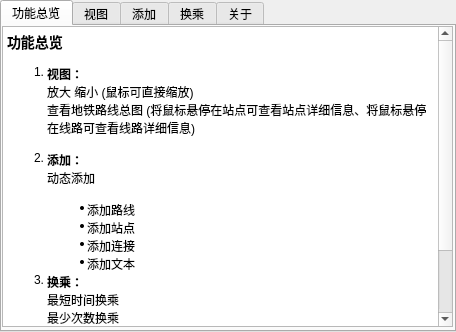
<?xml version="1.0" encoding="UTF-8"?>
<ui version="4.0">
 <class>Usehelp</class>
 <widget class="QTabWidget" name="Usehelp">
  <property name="geometry">
   <rect>
    <x>0</x>
    <y>0</y>
    <width>456</width>
    <height>332</height>
   </rect>
  </property>
  <property name="windowTitle">
   <string>TabWidget</string>
  </property>
  <property name="currentIndex">
   <number>0</number>
  </property>
  <widget class="QWidget" name="tab1">
   <attribute name="title">
    <string>功能总览</string>
   </attribute>
   <widget class="QTextBrowser" name="textBrowser_1">
    <property name="geometry">
     <rect>
      <x>0</x>
      <y>0</y>
      <width>451</width>
      <height>301</height>
     </rect>
    </property>
    <property name="html">
     <string>&lt;!DOCTYPE HTML PUBLIC &quot;-//W3C//DTD HTML 4.0//EN&quot; &quot;http://www.w3.org/TR/REC-html40/strict.dtd&quot;&gt;
&lt;html&gt;&lt;head&gt;&lt;meta name=&quot;qrichtext&quot; content=&quot;1&quot; /&gt;&lt;style type=&quot;text/css&quot;&gt;
p, li { white-space: pre-wrap; }
&lt;/style&gt;&lt;/head&gt;&lt;body style=&quot; font-family:'SimSun'; font-size:9pt; font-weight:400; font-style:normal;&quot;&gt;
&lt;p style=&quot; margin-top:14px; margin-bottom:12px; margin-left:0px; margin-right:0px; -qt-block-indent:0; text-indent:0px;&quot;&gt;&lt;span style=&quot; font-size:large; font-weight:600;&quot;&gt;功能总览&lt;/span&gt; &lt;/p&gt;
&lt;ol style=&quot;margin-top: 0px; margin-bottom: 0px; margin-left: 0px; margin-right: 0px; -qt-list-indent: 1;&quot;&gt;&lt;li style=&quot; margin-top:12px; margin-bottom:0px; margin-left:0px; margin-right:0px; -qt-block-indent:0; text-indent:0px;&quot;&gt;&lt;span style=&quot; font-weight:600;&quot;&gt;视图：&lt;/span&gt;&lt;/li&gt;
&lt;p style=&quot; margin-top:0px; margin-bottom:0px; margin-left:0px; margin-right:0px; -qt-block-indent:1; text-indent:0px;&quot;&gt;放大&lt;img src=&quot;:/icon/myicon/enlarge.png&quot; height=&quot;24&quot; /&gt; 缩小&lt;img src=&quot;:/icon/myicon/narrow.png&quot; height=&quot;24&quot; /&gt; (鼠标可直接缩放)&lt;br /&gt;查看地铁路线总图&lt;img src=&quot;:/icon/myicon/metronet.png&quot; height=&quot;24&quot; /&gt; (将鼠标悬停在站点可查看站点详细信息、将鼠标悬停在线路可查看线路详细信息)&lt;br /&gt;&lt;/p&gt;
&lt;li style=&quot; margin-top:0px; margin-bottom:0px; margin-left:0px; margin-right:0px; -qt-block-indent:0; text-indent:0px;&quot;&gt;&lt;span style=&quot; font-weight:600;&quot;&gt;添加：&lt;/span&gt;&lt;/li&gt;
&lt;p style=&quot; margin-top:0px; margin-bottom:0px; margin-left:0px; margin-right:0px; -qt-block-indent:1; text-indent:0px;&quot;&gt;动态添加&lt;img src=&quot;:/icon/myicon/dynamicadd.png&quot; height=&quot;24&quot; /&gt;&lt;br /&gt;&lt;/p&gt;
&lt;ul style=&quot;margin-top: 0px; margin-bottom: 0px; margin-left: 0px; margin-right: 0px; -qt-list-indent: 2;&quot;&gt;&lt;li style=&quot; margin-top:0px; margin-bottom:0px; margin-left:0px; margin-right:0px; -qt-block-indent:0; text-indent:0px;&quot;&gt;添加路线 &lt;/li&gt;
&lt;li style=&quot; margin-top:0px; margin-bottom:0px; margin-left:0px; margin-right:0px; -qt-block-indent:0; text-indent:0px;&quot;&gt;添加站点 &lt;/li&gt;
&lt;li style=&quot; margin-top:0px; margin-bottom:0px; margin-left:0px; margin-right:0px; -qt-block-indent:0; text-indent:0px;&quot;&gt;添加连接 &lt;/li&gt;
&lt;li style=&quot; margin-top:0px; margin-bottom:0px; margin-left:0px; margin-right:0px; -qt-block-indent:0; text-indent:0px;&quot;&gt;添加文本 &lt;/li&gt;&lt;/ul&gt;
&lt;li style=&quot; margin-top:0px; margin-bottom:0px; margin-left:0px; margin-right:0px; -qt-block-indent:0; text-indent:0px;&quot;&gt;&lt;span style=&quot; font-weight:600;&quot;&gt;换乘：&lt;/span&gt;&lt;/li&gt;
&lt;p style=&quot; margin-top:0px; margin-bottom:0px; margin-left:0px; margin-right:0px; -qt-block-indent:1; text-indent:0px;&quot;&gt;最短时间换乘&lt;br /&gt;最少次数换乘&lt;br /&gt;&lt;/p&gt;
&lt;li style=&quot; margin-top:0px; margin-bottom:0px; margin-left:0px; margin-right:0px; -qt-block-indent:0; text-indent:0px;&quot;&gt;&lt;span style=&quot; font-weight:600;&quot;&gt;关于：&lt;/span&gt;&lt;/li&gt;&lt;/ol&gt;
&lt;p style=&quot; margin-top:0px; margin-bottom:0px; margin-left:0px; margin-right:0px; -qt-block-indent:1; text-indent:0px;&quot;&gt;关于Qt&lt;img src=&quot;:/icon/myicon/aboutqt.png&quot; height=&quot;24&quot; /&gt;&lt;br /&gt;关于作者&lt;img src=&quot;..icon/myicon/aboutauther.png&quot; height=&quot;24&quot; /&gt;&lt;br /&gt;&lt;/p&gt;&lt;/body&gt;&lt;/html&gt;</string>
    </property>
    <property name="source">
     <url>
      <string>qrc:/html/myhtml/function_overview.html</string>
     </url>
    </property>
   </widget>
  </widget>
  <widget class="QWidget" name="tab2">
   <attribute name="title">
    <string>视图</string>
   </attribute>
   <widget class="QTextBrowser" name="textBrowser_2">
    <property name="geometry">
     <rect>
      <x>0</x>
      <y>0</y>
      <width>451</width>
      <height>301</height>
     </rect>
    </property>
    <property name="source">
     <url>
      <string>qrc:/html/myhtml/view.html</string>
     </url>
    </property>
   </widget>
  </widget>
  <widget class="QWidget" name="tab3">
   <attribute name="title">
    <string>添加</string>
   </attribute>
   <widget class="QTextBrowser" name="textBrowser_3">
    <property name="geometry">
     <rect>
      <x>0</x>
      <y>0</y>
      <width>451</width>
      <height>301</height>
     </rect>
    </property>
    <property name="source">
     <url>
      <string>qrc:/html/myhtml/dynamicadd.html</string>
     </url>
    </property>
   </widget>
  </widget>
  <widget class="QWidget" name="tab4">
   <attribute name="title">
    <string>换乘</string>
   </attribute>
   <widget class="QTextBrowser" name="textBrowser_4">
    <property name="geometry">
     <rect>
      <x>0</x>
      <y>0</y>
      <width>451</width>
      <height>301</height>
     </rect>
    </property>
    <property name="source">
     <url>
      <string>qrc:/html/myhtml/transfer.html</string>
     </url>
    </property>
   </widget>
  </widget>
  <widget class="QWidget" name="tab5">
   <attribute name="title">
    <string>关于</string>
   </attribute>
   <widget class="QTextBrowser" name="textBrowser_5">
    <property name="geometry">
     <rect>
      <x>0</x>
      <y>0</y>
      <width>451</width>
      <height>301</height>
     </rect>
    </property>
    <property name="source">
     <url>
      <string>qrc:/html/myhtml/about.html</string>
     </url>
    </property>
   </widget>
  </widget>
 </widget>
 <resources/>
 <connections/>
</ui>
